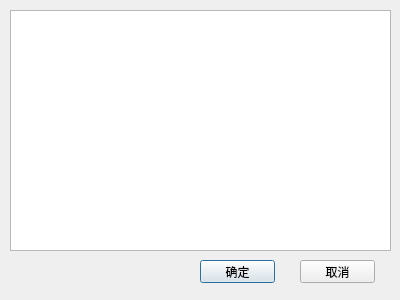
<?xml version="1.0" encoding="UTF-8"?>
<ui version="4.0">
 <class>tableDialog</class>
 <widget class="QDialog" name="tableDialog">
  <property name="geometry">
   <rect>
    <x>0</x>
    <y>0</y>
    <width>400</width>
    <height>300</height>
   </rect>
  </property>
  <property name="windowTitle">
   <string>雷达站选择</string>
  </property>
  <widget class="QTableWidget" name="tableWidget">
   <property name="geometry">
    <rect>
     <x>10</x>
     <y>10</y>
     <width>381</width>
     <height>241</height>
    </rect>
   </property>
   <property name="editTriggers">
    <set>QAbstractItemView::NoEditTriggers</set>
   </property>
   <property name="selectionMode">
    <enum>QAbstractItemView::MultiSelection</enum>
   </property>
   <property name="selectionBehavior">
    <enum>QAbstractItemView::SelectRows</enum>
   </property>
  </widget>
  <widget class="QPushButton" name="btnSure">
   <property name="geometry">
    <rect>
     <x>200</x>
     <y>260</y>
     <width>75</width>
     <height>23</height>
    </rect>
   </property>
   <property name="text">
    <string>确定</string>
   </property>
  </widget>
  <widget class="QPushButton" name="btnCancle">
   <property name="geometry">
    <rect>
     <x>300</x>
     <y>260</y>
     <width>75</width>
     <height>23</height>
    </rect>
   </property>
   <property name="text">
    <string>取消</string>
   </property>
  </widget>
 </widget>
 <resources/>
 <connections/>
</ui>
